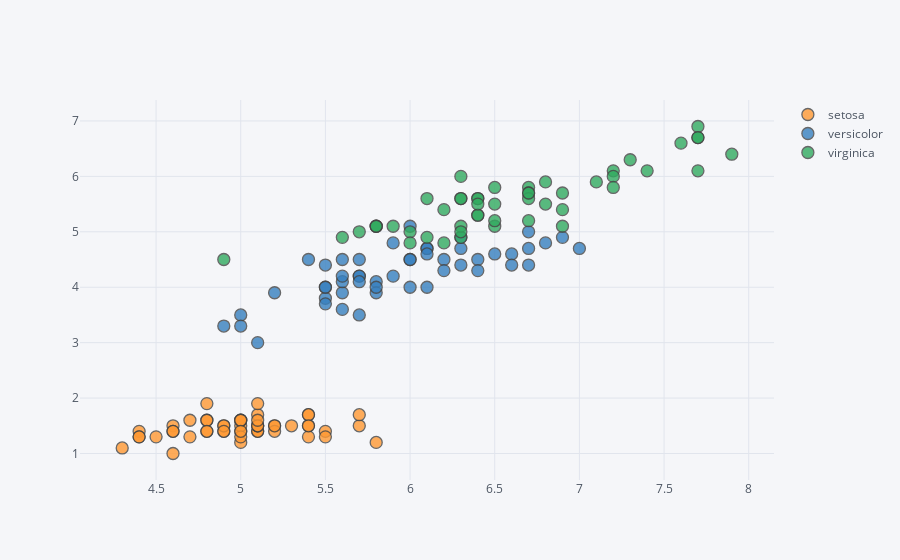

This figure's notebook cell:
### Code cell
df.iplot(x='sepal length (cm)', y='petal length (cm)', categories='class')

### Figure 1 — Plotly figure (JSON) as saved in the notebook; plotly's stock layout.template omitted (floating-point values rounded to 4 significant figures)
{"data": [{"marker": {"color": "rgba(255, 153, 51, 1.0)", "line": {"width": 1.3}, "opacity": 0.8, "size": 12, "symbol": "dot"}, "mode": "markers", "name": "setosa", "textfont": {"color": "#4D5663"}, "type": "scatter", "x": [5.1, 4.9, 4.7, 4.6, 5, 5.4, 4.6, 5, 4.4, 4.9, 5.4, 4.8, 4.8, 4.3, 5.8, 5.7, 5.4, 5.1, 5.7, 5.1, 5.4, 5.1, 4.6, 5.1, 4.8, 5, 5, 5.2, 5.2, 4.7, 4.8, 5.4, 5.2, 5.5, 4.9, 5, 5.5, 4.9, 4.4, 5.1, 5, 4.5, 4.4, 5, 5.1, 4.8, 5.1, 4.6, 5.3, 5], "y": [1.4, 1.4, 1.3, 1.5, 1.4, 1.7, 1.4, 1.5, 1.4, 1.5, 1.5, 1.6, 1.4, 1.1, 1.2, 1.5, 1.3, 1.4, 1.7, 1.5, 1.7, 1.5, 1, 1.7, 1.9, 1.6, 1.6, 1.5, 1.4, 1.6, 1.6, 1.5, 1.5, 1.4, 1.5, 1.2, 1.3, 1.4, 1.3, 1.5, 1.3, 1.3, 1.3, 1.6, 1.9, 1.4, 1.6, 1.4, 1.5, 1.4]}, {"marker": {"color": "rgba(55, 128, 191, 1.0)", "line": {"width": 1.3}, "opacity": 0.8, "size": 12, "symbol": "dot"}, "mode": "markers", "name": "versicolor", "textfont": {"color": "#4D5663"}, "type": "scatter", "x": [7, 6.4, 6.9, 5.5, 6.5, 5.7, 6.3, 4.9, 6.6, 5.2, 5, 5.9, 6, 6.1, 5.6, 6.7, 5.6, 5.8, 6.2, 5.6, 5.9, 6.1, 6.3, 6.1, 6.4, 6.6, 6.8, 6.7, 6, 5.7, 5.5, 5.5, 5.8, 6, 5.4, 6, 6.7, 6.3, 5.6, 5.5, 5.5, 6.1, 5.8, 5, 5.6, 5.7, 5.7, 6.2, 5.1, 5.7], "y": [4.7, 4.5, 4.9, 4, 4.6, 4.5, 4.7, 3.3, 4.6, 3.9, 3.5, 4.2, 4, 4.7, 3.6, 4.4, 4.5, 4.1, 4.5, 3.9, 4.8, 4, 4.9, 4.7, 4.3, 4.4, 4.8, 5, 4.5, 3.5, 3.8, 3.7, 3.9, 5.1, 4.5, 4.5, 4.7, 4.4, 4.1, 4, 4.4, 4.6, 4, 3.3, 4.2, 4.2, 4.2, 4.3, 3, 4.1]}, {"marker": {"color": "rgba(50, 171, 96, 1.0)", "line": {"width": 1.3}, "opacity": 0.8, "size": 12, "symbol": "dot"}, "mode": "markers", "name": "virginica", "textfont": {"color": "#4D5663"}, "type": "scatter", "x": [6.3, 5.8, 7.1, 6.3, 6.5, 7.6, 4.9, 7.3, 6.7, 7.2, 6.5, 6.4, 6.8, 5.7, 5.8, 6.4, 6.5, 7.7, 7.7, 6, 6.9, 5.6, 7.7, 6.3, 6.7, 7.2, 6.2, 6.1, 6.4, 7.2, 7.4, 7.9, 6.4, 6.3, 6.1, 7.7, 6.3, 6.4, 6, 6.9, 6.7, 6.9, 5.8, 6.8, 6.7, 6.7, 6.3, 6.5, 6.2, 5.9], "y": [6, 5.1, 5.9, 5.6, 5.8, 6.6, 4.5, 6.3, 5.8, 6.1, 5.1, 5.3, 5.5, 5, 5.1, 5.3, 5.5, 6.7, 6.9, 5, 5.7, 4.9, 6.7, 4.9, 5.7, 6, 4.8, 4.9, 5.6, 5.8, 6.1, 6.4, 5.6, 5.1, 5.6, 6.1, 5.6, 5.5, 4.8, 5.4, 5.6, 5.1, 5.1, 5.9, 5.7, 5.2, 5, 5.2, 5.4, 5.1]}], "layout": {"legend": {"bgcolor": "#F5F6F9", "font": {"color": "#4D5663"}}, "paper_bgcolor": "#F5F6F9", "plot_bgcolor": "#F5F6F9", "titlefont": {"color": "#4D5663"}, "xaxis1": {"gridcolor": "#E1E5ED", "showgrid": true, "tickfont": {"color": "#4D5663"}, "title": "", "titlefont": {"color": "#4D5663"}, "zerolinecolor": "#E1E5ED"}, "yaxis1": {"gridcolor": "#E1E5ED", "showgrid": true, "tickfont": {"color": "#4D5663"}, "title": "", "titlefont": {"color": "#4D5663"}, "zerolinecolor": "#E1E5ED"}}}
